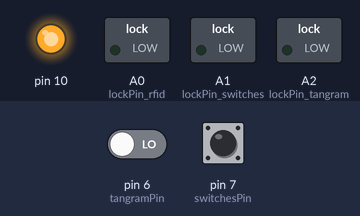
Simulated run of this sketch. Board: Arduino Uno, built with avr-gcc and run on an emulated ATmega328P. Parts: switched loads named in the sketch (green lamp = pin HIGH), output pins drawn as LEDs (lit = HIGH). The test bench sets the inputs (shaded band); at power-on: pin 6 (tangramPin) LOW, pin 7 (switchesPin) LOW. Pins used as bus, display or sensor lines are not drawn; what the sketch prints to the serial monitor is not drawn.

Above: at 1.9 s.
2.0 s: pin 6 (tangramPin) driven HIGH
At 2.27 s:
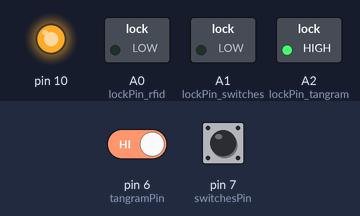
3.8 s: pin 7 (switchesPin) pulled HIGH for 0.15 s
At 5.2 s:
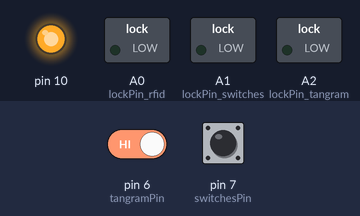
Timing chart, 0 to 6.8 s (numbered marks = the images above; inputs shaded):
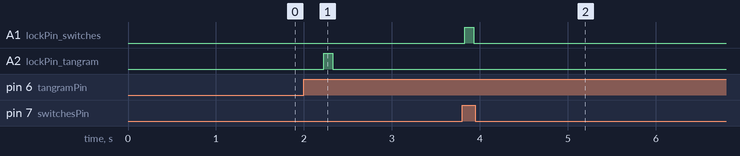

Measured:
- after the input at 2.0 s, A2 (lockPin_tangram): LOW → HIGH after 0.23 s, → LOW 0.10 s later
- after the input at 3.8 s, A1 (lockPin_switches): LOW → HIGH at once, → LOW 0.10 s later

The sketch:

Puzzle_Box.ino
```cpp
/*
 * Puzzle Box
 * - 4 x RFID Placement
 * - 8 x Toggle Switch (in series) Correct Order
 * - 1 x Tangram (6 magnetic pieces) Placement
 */

// Provides debugging information over serial connection if defined
#define DEBUG

#include <MFRC522.h>
#include <SPI.h>

// RFID - Number of sensors
const byte numReaders = 4;
// RFID - SPI Slave Select Pins
const byte ssPins[] = { 2, 3, 4, 5 };
// RFID - SPI Reset Pin
const byte resetPin = 8;
// RFID - Selenoid Lock Pin
const byte lockPin_rfid = A0;
// Toggle Switches - Selenoid Lock Pin
const byte lockPin_switches = A1;
// Tangram (Magnetic Sensors) - Selenoid Lock Pin
const byte lockPin_tangram = A2;
// The sequence of NFC tag IDs required to solve the puzzle
const String correctIDs[4][10] = {
  { "33292116", "43244216", "735fa498", "73c41e16", "239c9214", "83f35816", "c3bf401b", "339ef6a1", "73765916", "93421f16" },  // Star
  { "f3b74916", "93ff4116", "a3b34116", "83839514", "3518714", "53695a16", "23714a16", "f3e21c16", "f3735716", "93e0ca1c" },   // Square
  { "734b2a1b", "c3b14616", "33a5016", "e32e5216", "a3a23d16", "a31c3016", "93c12a16", "83dd5516", "735f3916", "d363c16" },    // Hexagon
  { "a38f3b16", "3fc1716", "63d02598", "f39e4616", "5344c61c", "132f5016", "93a11a16", "63fd2f1b", "83af5616", "739f1816" }    // Triangle
};

// Initialise an array of MFRC522 instances representing each reader
MFRC522 mfrc522[numReaders];
// The tag IDs currently detected by each reader
String currentIDs[numReaders];

// Toggle Switches Read Pin
const byte switchesPin = 7;
// Tangram (Magnetic Sensors) Read Pin
const byte tangramPin = 6;

// Is Tangram Puzzle Solved?
boolean tangramSolved = false;
// Is Switches Puzzle Solved?
boolean switchesSolved = false;
// Is RFID Puzzle Solved?
boolean rfidSolved = false;

void setup() {
#ifdef DEBUG
  Serial.begin(9600);
  Serial.println(F("Start!"));
#endif

  // Set the lock pins as output and low
  pinMode(lockPin_rfid, OUTPUT);
  pinMode(lockPin_switches, OUTPUT);
  pinMode(lockPin_tangram, OUTPUT);
  digitalWrite(lockPin_rfid, LOW);
  digitalWrite(lockPin_switches, LOW);
  digitalWrite(lockPin_tangram, LOW);

  // Read pins
  pinMode(tangramPin, INPUT);
  pinMode(switchesPin, INPUT);

  // We set each reader's select pin as HIGH (i.e. disabled), so
  // that they don't cause interference on the SPI bus when
  // first initialised
  for (uint8_t i = 0; i < numReaders; i++) {
    pinMode(ssPins[i], OUTPUT);
    digitalWrite(ssPins[i], HIGH);
  }

  // SPI init
  SPI.begin();

  for (uint8_t i = 0; i < numReaders; i++) {
    // Initialise the reader
    // Note that SPI pins on the reader must always be connected to certain
    // Arduino pins (on an Uno, MOSI=> pin11, MISO=> pin12, SCK=>pin13)
    // The Slave Select (SS) pin and reset pin can be assigned to any pin
    mfrc522[i].PCD_Init(ssPins[i], resetPin);

    // Set the gain to max - not sure this makes any difference...
    mfrc522[i].PCD_SetAntennaGain(MFRC522::PCD_RxGain::RxGain_min);

#ifdef DEBUG
    // Dump some debug information to the serial monitor
    Serial.print(F("Reader #"));
    Serial.print(i);
    Serial.print(F(" initialised on pin "));
    Serial.print(String(ssPins[i]));
    Serial.print(F(". Antenna strength: "));
    Serial.print(mfrc522[i].PCD_GetAntennaGain());
    Serial.print(F(". Version : "));
    mfrc522[i].PCD_DumpVersionToSerial();
#endif

    // Slight delay before activating next reader
    delay(100);
  }

#ifdef DEBUG
  Serial.println(F("--- END SETUP ---"));
#endif
}

void loop() {
  // Assume that the puzzle has been solved
  boolean puzzleSolved = true;

  // Assume that the tags have not changed since last reading
  boolean changedValue = false;

  // Loop through each reader
  for (uint8_t i = 0; i < numReaders; i++) {
    // Initialise the sensor
    mfrc522[i].PCD_Init();

    // String to hold the ID detected by each sensor
    String readRFID = "";

    // If the sensor detects a tag and is able to read it
    if (mfrc522[i].PICC_IsNewCardPresent() && mfrc522[i].PICC_ReadCardSerial()) {
      // Extract the ID from the tag
      readRFID = dump_byte_array(mfrc522[i].uid.uidByte, mfrc522[i].uid.size);
    }

    // If the current reading is different from the last known reading
    if (readRFID != currentIDs[i]) {
      // Set the flag to show that the puzzle state has changed
      changedValue = true;
      // Update the stored value for this sensor
      currentIDs[i] = readRFID;
    }

    // If the reading fails to match the correct ID for this sensor
    // if(currentIDs[i] != correctIDs[i]) {
    // The puzzle has not been solved
    //  puzzleSolved = false;
    //}

    bool found = false;
    for (int j = 0; j < 10; j++) {
      if (currentIDs[i] == correctIDs[i][j]) {
        found = true;
        break;
      }
    }
    if (!found) {
      puzzleSolved = false;
    }

    // Halt PICC
    mfrc522[i].PICC_HaltA();
    // Stop encryption on PCD
    mfrc522[i].PCD_StopCrypto1();
  }

#ifdef DEBUG
  // If the changedValue flag has been set, at least one sensor has changed
  if (changedValue) {
    // Dump to serial the current state of all sensors
    for (uint8_t i = 0; i < numReaders; i++) {
      Serial.print(F("Reader #"));
      Serial.print(String(i));
      Serial.print(F(" on Pin #"));
      Serial.print(String((ssPins[i])));
      Serial.print(F(" detected tag: "));
      Serial.println(currentIDs[i]);
    }
    Serial.println(F("---"));
  }
#endif

  // If the puzzleSolved flag is set, all sensors detected the correct ID
  if (puzzleSolved && !rfidSolved) {
    rfidSolved = true;
    onSolve();
  }

  // Add a short delay before next polling sensors
  // delay(100);

  // Read Switches
  uint8_t switchesRead = digitalRead(switchesPin);
  // If Switches are in correct order
  if (switchesRead && !switchesSolved) {
    digitalWrite(lockPin_switches, HIGH);
    delay(100);
    digitalWrite(lockPin_switches, LOW);

    switchesSolved = true;
  }

  // Read Tangram
  uint8_t tangramRead = digitalRead(tangramPin);
  // If all Tangram pieces are placed
  if (tangramRead && !tangramSolved) {
    digitalWrite(lockPin_tangram, HIGH);
    delay(100);
    digitalWrite(lockPin_tangram, LOW);

    tangramSolved = true;
  }
}

void onSolve() {
#ifdef DEBUG
  // Print debugging message
  Serial.println(F("Puzzle Solved!"));
#endif

  // Release the lock
  digitalWrite(lockPin_rfid, HIGH);
  delay(100);
  digitalWrite(lockPin_rfid, LOW);
}

String dump_byte_array(byte *buffer, byte bufferSize) {
  String read_rfid = "";
  for (byte i = 0; i < bufferSize; i++) {
    read_rfid = read_rfid + String(buffer[i], HEX);
  }
  return read_rfid;
}
```
